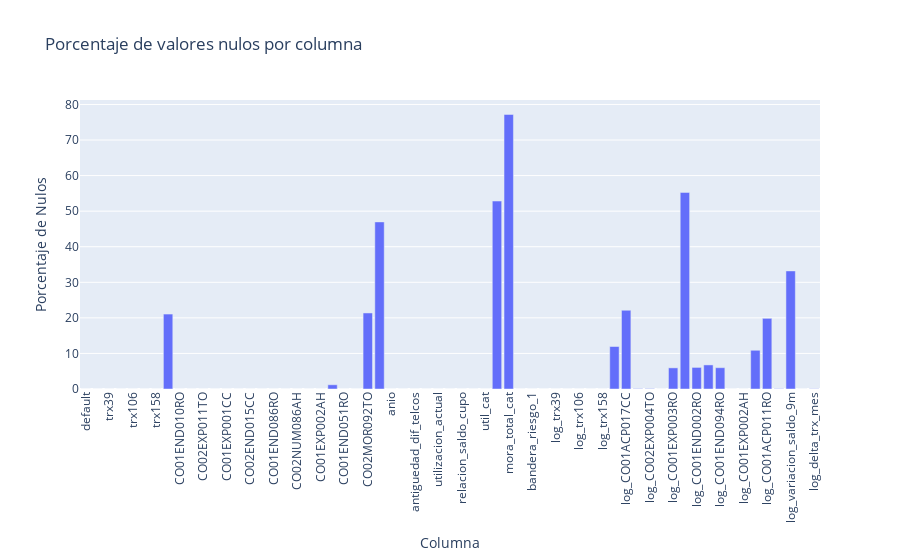

The cell this chart's notebook holds for it:
### Code cell
import plotly.express as px

# Calcular porcentaje de valores nulos por columna
porcentaje_nulos = round(df_limpio.isnull().mean(),4) * 100
porcentaje_nulos = porcentaje_nulos.reset_index()
porcentaje_nulos.columns = ['Columna', 'Porcentaje de Nulos']

# Crear gráfico interactivo
fig = px.bar(porcentaje_nulos,
             x='Columna',
             y='Porcentaje de Nulos',
             title='Porcentaje de valores nulos por columna')

fig.update_layout(xaxis_tickangle=-90)

fig.show()

### Figure 1 — Plotly figure (JSON) as saved in the notebook; plotly's stock layout.template omitted (floating-point values rounded to 4 significant figures)
{"data": [{"hovertemplate": "Columna=%{x}<br>Porcentaje de Nulos=%{y}<extra></extra>", "legendgroup": "", "marker": {"color": "#636efa", "pattern": {"shape": ""}}, "name": "", "orientation": "v", "showlegend": false, "textposition": "auto", "type": "bar", "x": ["default", "tipo_cliente", "trx39", "trx102", "trx106", "trx143", "trx158", "disp309", "CO01END010RO", "CO01ACP017CC", "CO02EXP011TO", "CO02EXP004TO", "CO01EXP001CC", "CO01EXP003RO", "CO02END015CC", "CO01END002RO", "CO01END086RO", "CO01END094RO", "CO02NUM086AH", "CO02NUM043RO", "CO01EXP002AH", "CO01NUM002AH", "CO01END051RO", "CO01ACP011RO", "CO02MOR092TO", "CO01MOR098RO", "anio", "mes", "antiguedad_dif_telcos", "antiguedad_dif_ahorro_rot", "utilizacion_actual", "variacion_saldo_9m", "relacion_saldo_cupo", "delta_trx_mes", "util_cat", "mora_rot_cat", "mora_total_cat", "var_saldo_cat", "bandera_riesgo_1", "bandera_oportunidad_telcos", "log_trx39", "log_trx102", "log_trx106", "log_trx143", "log_trx158", "log_CO01END010RO", "log_CO01ACP017CC", "log_CO02EXP011TO", "log_CO02EXP004TO", "log_CO01EXP001CC", "log_CO01EXP003RO", "log_CO02END015CC", "log_CO01END002RO", "log_CO01END086RO", "log_CO01END094RO", "log_CO02NUM043RO", "log_CO01EXP002AH", "log_CO01END051RO", "log_CO01ACP011RO", "log_relacion_saldo_cupo", "log_variacion_saldo_9m", "log_utilizacion_actual", "log_delta_trx_mes"], "xaxis": "x", "y": [0.0, 0.0, 0.0, 0.0, 0.0, 0.0, 0.0, 21.07, 0.0, 0.0, 0.0, 0.0, 0.0, 0.0, 0.0, 0.0, 0.0, 0.0, 0.0, 0.0, 0.0, 1.19, 0.0, 0.0, 21.38, 46.98, 0.0, 0.0, 0.0, 0.0, 0.0, 0.0, 0.0, 0.0, 0.0, 52.84, 77.19, 0.0, 0.0, 0.0, 0.0, 0.0, 0.0, 0.0, 0.0, 11.95, 22.14, 0.11, 0.11, 0.0, 5.94, 55.27, 6.07, 6.77, 5.99, 0.0, 0.0, 10.89, 19.87, 0.09, 33.2, 0.0, 0.07], "yaxis": "y"}], "layout": {"barmode": "relative", "legend": {"tracegroupgap": 0}, "title": {"text": "Porcentaje de valores nulos por columna"}, "xaxis": {"anchor": "y", "domain": [0, 1], "tickangle": -90, "title": {"text": "Columna"}}, "yaxis": {"anchor": "x", "domain": [0, 1], "title": {"text": "Porcentaje de Nulos"}}}}
